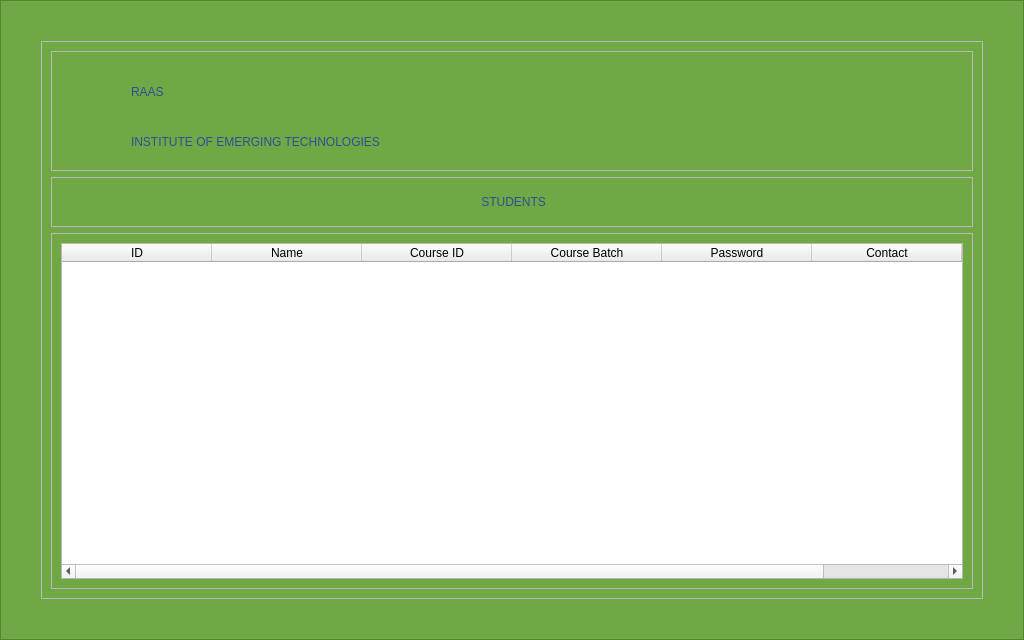
<?xml version="1.0" encoding="UTF-8"?>
<ui version="4.0">
 <class>StudentsPasswordWindow</class>
 <widget class="QMainWindow" name="StudentsPasswordWindow">
  <property name="geometry">
   <rect>
    <x>0</x>
    <y>0</y>
    <width>1024</width>
    <height>640</height>
   </rect>
  </property>
  <property name="windowTitle">
   <string>MainWindow</string>
  </property>
  <property name="styleSheet">
   <string notr="true">QFrame#login_form{
background-color: rgb(48, 78, 151);
border-radius:40px;
margin: 60px;
}
QFrame#border_frame
{
background-color:#6fa844 ;
}
QFrame#main_frame{
background-image: url(:/icons/icons/backgrounds/Background.jpg);

background-position:center;
background-repeat:no-repeat;
}
QComboBox#search_filter_comboBox::down-arrow
{
color :green;
}
QPushButton::ToolTip
{
background-color: white;
color:black;
background-image:none;
}
QTabWidget{background: gray;}</string>
  </property>
  <widget class="QWidget" name="centralwidget">
   <layout class="QVBoxLayout" name="verticalLayout">
    <property name="spacing">
     <number>0</number>
    </property>
    <property name="leftMargin">
     <number>0</number>
    </property>
    <property name="topMargin">
     <number>0</number>
    </property>
    <property name="rightMargin">
     <number>0</number>
    </property>
    <property name="bottomMargin">
     <number>0</number>
    </property>
    <item>
     <widget class="QFrame" name="border_frame">
      <property name="sizePolicy">
       <sizepolicy hsizetype="Expanding" vsizetype="Expanding">
        <horstretch>0</horstretch>
        <verstretch>0</verstretch>
       </sizepolicy>
      </property>
      <property name="styleSheet">
       <string notr="true"/>
      </property>
      <property name="frameShape">
       <enum>QFrame::StyledPanel</enum>
      </property>
      <property name="frameShadow">
       <enum>QFrame::Raised</enum>
      </property>
      <layout class="QGridLayout" name="gridLayout_6">
       <property name="leftMargin">
        <number>40</number>
       </property>
       <property name="topMargin">
        <number>40</number>
       </property>
       <property name="rightMargin">
        <number>40</number>
       </property>
       <property name="bottomMargin">
        <number>40</number>
       </property>
       <item row="0" column="0">
        <widget class="QFrame" name="main_frame">
         <property name="sizePolicy">
          <sizepolicy hsizetype="Expanding" vsizetype="Expanding">
           <horstretch>0</horstretch>
           <verstretch>0</verstretch>
          </sizepolicy>
         </property>
         <property name="maximumSize">
          <size>
           <width>16777215</width>
           <height>16777215</height>
          </size>
         </property>
         <property name="styleSheet">
          <string notr="true"/>
         </property>
         <property name="frameShape">
          <enum>QFrame::StyledPanel</enum>
         </property>
         <property name="frameShadow">
          <enum>QFrame::Raised</enum>
         </property>
         <layout class="QVBoxLayout" name="verticalLayout_3">
          <item>
           <widget class="QFrame" name="header_frame">
            <property name="sizePolicy">
             <sizepolicy hsizetype="Preferred" vsizetype="Fixed">
              <horstretch>0</horstretch>
              <verstretch>0</verstretch>
             </sizepolicy>
            </property>
            <property name="minimumSize">
             <size>
              <width>0</width>
              <height>120</height>
             </size>
            </property>
            <property name="maximumSize">
             <size>
              <width>16777215</width>
              <height>120</height>
             </size>
            </property>
            <property name="styleSheet">
             <string notr="true"/>
            </property>
            <property name="frameShape">
             <enum>QFrame::StyledPanel</enum>
            </property>
            <property name="frameShadow">
             <enum>QFrame::Raised</enum>
            </property>
            <layout class="QHBoxLayout" name="horizontalLayout_3">
             <item>
              <layout class="QGridLayout" name="header_gridLayout">
               <property name="spacing">
                <number>0</number>
               </property>
               <item row="0" column="0" rowspan="2">
                <widget class="QLabel" name="hunar_logo">
                 <property name="minimumSize">
                  <size>
                   <width>70</width>
                   <height>100</height>
                  </size>
                 </property>
                 <property name="maximumSize">
                  <size>
                   <width>70</width>
                   <height>100</height>
                  </size>
                 </property>
                 <property name="styleSheet">
                  <string notr="true">
background-image: url(:/icons/icons/backgrounds/Asset 7-100.jpg);
background-repeat: no-repeat; 
 background-position: right;
margin:5px;
</string>
                 </property>
                 <property name="text">
                  <string/>
                 </property>
                 <property name="alignment">
                  <set>Qt::AlignBottom|Qt::AlignRight|Qt::AlignTrailing</set>
                 </property>
                </widget>
               </item>
               <item row="1" column="1">
                <widget class="QLabel" name="ET_label">
                 <property name="sizePolicy">
                  <sizepolicy hsizetype="Expanding" vsizetype="Fixed">
                   <horstretch>0</horstretch>
                   <verstretch>0</verstretch>
                  </sizepolicy>
                 </property>
                 <property name="minimumSize">
                  <size>
                   <width>541</width>
                   <height>0</height>
                  </size>
                 </property>
                 <property name="styleSheet">
                  <string notr="true">color: rgb(48, 78, 151);
font: 25 22pt &quot;Bahnschrift Light&quot;;</string>
                 </property>
                 <property name="text">
                  <string>INSTITUTE OF EMERGING TECHNOLOGIES</string>
                 </property>
                 <property name="wordWrap">
                  <bool>true</bool>
                 </property>
                </widget>
               </item>
               <item row="0" column="1">
                <widget class="QLabel" name="RAAS_label">
                 <property name="sizePolicy">
                  <sizepolicy hsizetype="Expanding" vsizetype="Fixed">
                   <horstretch>0</horstretch>
                   <verstretch>0</verstretch>
                  </sizepolicy>
                 </property>
                 <property name="minimumSize">
                  <size>
                   <width>120</width>
                   <height>0</height>
                  </size>
                 </property>
                 <property name="styleSheet">
                  <string notr="true">color: rgb(48, 78, 151);
font: 63 32pt &quot;Bahnschrift SemiBold&quot;;</string>
                 </property>
                 <property name="text">
                  <string>RAAS</string>
                 </property>
                </widget>
               </item>
              </layout>
             </item>
            </layout>
           </widget>
          </item>
          <item>
           <widget class="QFrame" name="frame">
            <property name="minimumSize">
             <size>
              <width>0</width>
              <height>50</height>
             </size>
            </property>
            <property name="frameShape">
             <enum>QFrame::StyledPanel</enum>
            </property>
            <property name="frameShadow">
             <enum>QFrame::Raised</enum>
            </property>
            <layout class="QHBoxLayout" name="horizontalLayout_4">
             <item>
              <widget class="QLabel" name="center_label">
               <property name="sizePolicy">
                <sizepolicy hsizetype="Expanding" vsizetype="Fixed">
                 <horstretch>0</horstretch>
                 <verstretch>0</verstretch>
                </sizepolicy>
               </property>
               <property name="minimumSize">
                <size>
                 <width>541</width>
                 <height>0</height>
                </size>
               </property>
               <property name="styleSheet">
                <string notr="true">color: rgb(48, 78, 151);
font: 18pt &quot;Bahnschrift Ligh&quot;;</string>
               </property>
               <property name="text">
                <string> STUDENTS</string>
               </property>
               <property name="alignment">
                <set>Qt::AlignCenter</set>
               </property>
               <property name="wordWrap">
                <bool>true</bool>
               </property>
              </widget>
             </item>
            </layout>
           </widget>
          </item>
          <item>
           <widget class="QFrame" name="main_body">
            <property name="sizePolicy">
             <sizepolicy hsizetype="Expanding" vsizetype="Expanding">
              <horstretch>0</horstretch>
              <verstretch>0</verstretch>
             </sizepolicy>
            </property>
            <property name="minimumSize">
             <size>
              <width>0</width>
              <height>0</height>
             </size>
            </property>
            <property name="frameShape">
             <enum>QFrame::StyledPanel</enum>
            </property>
            <property name="frameShadow">
             <enum>QFrame::Raised</enum>
            </property>
            <layout class="QHBoxLayout" name="horizontalLayout">
             <item>
              <widget class="QTableWidget" name="show_students_password_tableWidget">
               <property name="styleSheet">
                <string notr="true">font: 12pt &quot;Bahnschrift Ligh&quot;;</string>
               </property>
               <property name="sizeAdjustPolicy">
                <enum>QAbstractScrollArea::AdjustToContents</enum>
               </property>
               <attribute name="horizontalHeaderDefaultSectionSize">
                <number>150</number>
               </attribute>
               <column>
                <property name="text">
                 <string>ID</string>
                </property>
               </column>
               <column>
                <property name="text">
                 <string>Name</string>
                </property>
               </column>
               <column>
                <property name="text">
                 <string>Course ID</string>
                </property>
               </column>
               <column>
                <property name="text">
                 <string>Course Batch</string>
                </property>
               </column>
               <column>
                <property name="text">
                 <string>Password</string>
                </property>
               </column>
               <column>
                <property name="text">
                 <string>Contact</string>
                </property>
               </column>
               <column>
                <property name="text">
                 <string>Email</string>
                </property>
               </column>
              </widget>
             </item>
            </layout>
           </widget>
          </item>
         </layout>
        </widget>
       </item>
      </layout>
     </widget>
    </item>
   </layout>
  </widget>
 </widget>
 <resources>
  <include location="icon.qrc"/>
 </resources>
 <connections/>
</ui>
